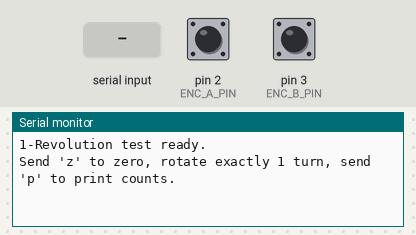
A sketch run on a simulated Arduino Uno, built with avr-gcc and run on an emulated ATmega328P. Parts: the last lines printed to the serial monitor. The test bench sets the inputs (shaded band); at power-on: pin 2 (ENC_A_PIN) HIGH, pin 3 (ENC_B_PIN) HIGH.

Above: at 1.2 s.
1.3 s: "z" received over Serial
At 2.5 s:
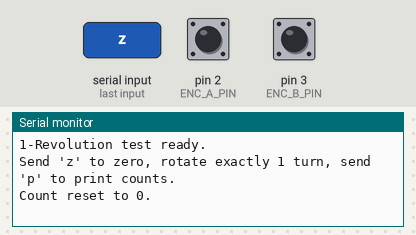
2.8 s: "p" received over Serial
At 3.7 s:
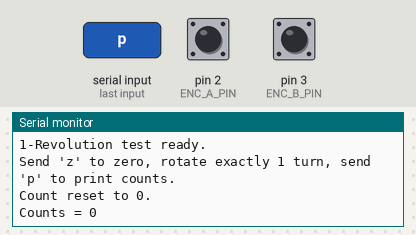

The sketch:

motor_encoder_count_test.ino
```cpp
// ===== Encoder "1 Revolution" Test (UNO) =====
// A -> D2, B -> D3
// Commands in Serial Monitor:
//   z = zero/reset count
//   p = print current count

const int ENC_A_PIN = 2;
const int ENC_B_PIN = 3;

volatile long encoderCount = 0;

void encoderA_ISR() {
  bool A = digitalRead(ENC_A_PIN);
  bool B = digitalRead(ENC_B_PIN);
  if (A == B) encoderCount++;
  else encoderCount--;
}

void encoderB_ISR() {
  bool A = digitalRead(ENC_A_PIN);
  bool B = digitalRead(ENC_B_PIN);
  if (A != B) encoderCount++;
  else encoderCount--;
}

void setup() {
  Serial.begin(115200);
  pinMode(ENC_A_PIN, INPUT_PULLUP);
  pinMode(ENC_B_PIN, INPUT_PULLUP);

  attachInterrupt(digitalPinToInterrupt(ENC_A_PIN), encoderA_ISR, CHANGE);
  attachInterrupt(digitalPinToInterrupt(ENC_B_PIN), encoderB_ISR, CHANGE);

  Serial.println("1-Revolution test ready.");
  Serial.println("Send 'z' to zero, rotate exactly 1 turn, send 'p' to print counts.");
}

void loop() {
  if (Serial.available()) {
    char c = Serial.read();

    if (c == 'z' || c == 'Z') {
      noInterrupts();
      encoderCount = 0;
      interrupts();
      Serial.println("Count reset to 0.");
    }

    if (c == 'p' || c == 'P') {
      noInterrupts();
      long cSnapshot = encoderCount;
      interrupts();
      Serial.print("Counts = ");
      Serial.println(cSnapshot);
    }
  }
}
```

Measured:
- after the input at 1.3 s, the serial monitor: prints a new line at once (image 1)
- after the input at 2.8 s, the serial monitor: prints a new line at once (image 2)
